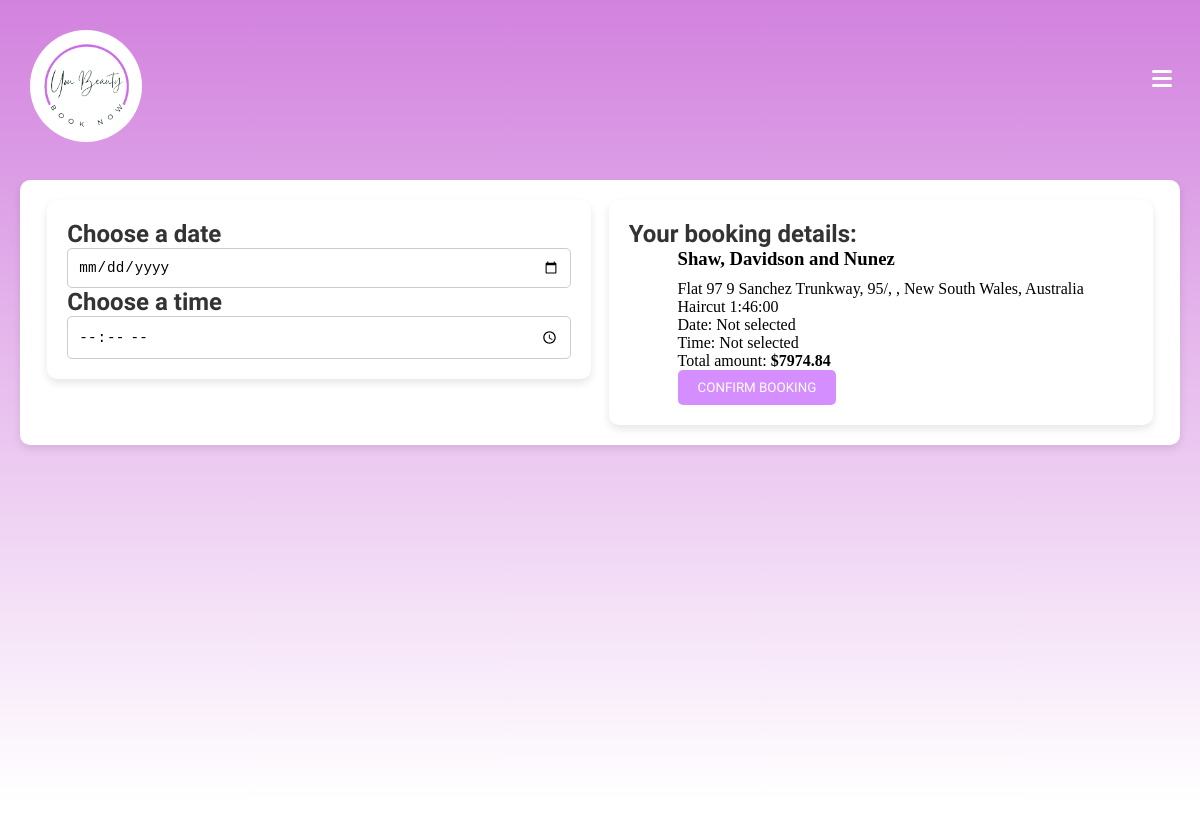
The page /book/6/ (signed in) on the database as committed earlier.
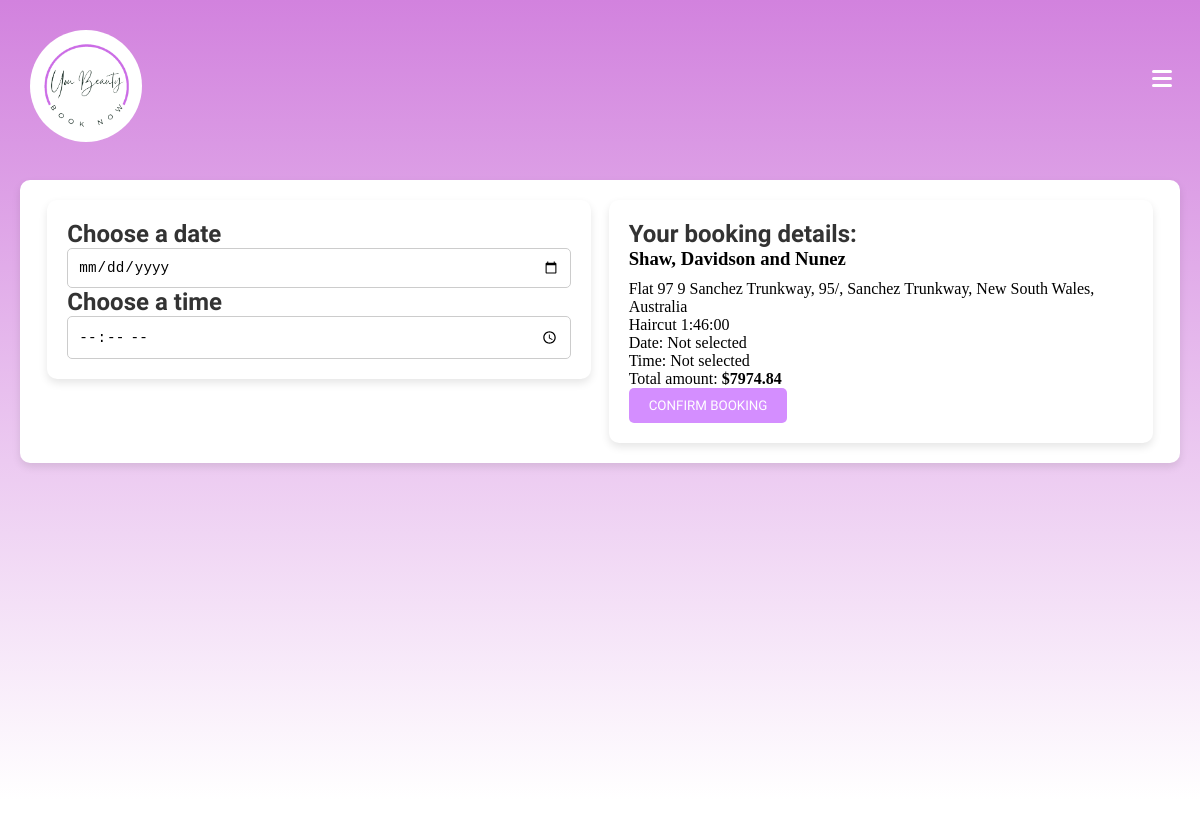
The same page on the database as committed later.
### salons/models.py (models this page shows, shortened)
class SalonService(models.Model):
    salon = models.ForeignKey(SalonInfo, on_delete=models.CASCADE)
    service = models.ForeignKey(Service, on_delete=models.CASCADE)
    price = models.DecimalField(max_digits=10, decimal_places=2)
    duration = models.DurationField()
    description = models.TextField(blank=True, null=True)

class SalonInfo(models.Model):
    salon_name = models.CharField(max_length=255)
    salon_address = models.OneToOneField(SalonAddress, on_delete=models.CASCADE)
    salon_photo = models.ImageField(upload_to='salon_photos/', blank=True, null=True)
    salon_openingtime = models.TimeField()
    salon_closingtime = models.TimeField()
    happyhour_times = models.CharField(max_length=255)
    happyhour_days = models.CharField(max_length=255)
    happyhour_discount = models.DecimalField(max_digits=5, decimal_places=2)

class SalonAddress(models.Model):
    address_line1 = models.CharField(max_length=255)
    address_line2 = models.CharField(max_length=255, blank=True, null=True)
    suburb = models.CharField(max_length=100)
    state = models.CharField(max_length=100)
    postcode = models.CharField(max_length=10)
    country = models.CharField(max_length=100)
    def __str__(self):
        return f'{self.address_line1}, {self.address_line2}, {self.suburb}, {self.state}, {self.country}'

class Service(models.Model):
    service_name = models.CharField(max_length=255)

### customers/views.py (the view, shortened to what this page needs)
# urls.py: path('book/<int:salon_service_id>/', views.make_bookings, name='make_bookings'),
@login_required
def make_bookings(request, salon_service_id):
    salon_service = SalonService.objects.get(id=salon_service_id)
    print('Helooo?')
    return render(request, 'bookings/make_bookings.html', {'salon_service': salon_service})

### customers/models.py (called while the page is built)
    def __str__(self):
        return self.user.username

### templates/bookings/make_bookings.html (shortened to what this page needs)
{% extends "base.html" %}
{% load static %}
{% block content %}
<div class="top-bar"></div>
<link rel="stylesheet" type="text/css" href="{% static 'css/make_bookings.css' %}">
<div class="container">
    <link rel="stylesheet" type="text/css" href="{% static 'css/make_bookings.css' %}">
    <form method="post" action="{% url 'make_bookings' salon_service.id %}">
    <div class="booking-section">
        <div class="left-section">
            <h2>Choose a date</h2>
            <div class="calendar">
                <input type="date" id="booking-date" name="date" class="calendar-input">
            </div>
            <h2>Choose a time</h2>
            <div class="time-picker">
                <input type="time" id="booking-time" name="start_time" class="time-input">
            </div>
        </div>
        <div class="right-section">
            <h2>Your booking details:</h2>
            <div class="details-card">
                <h3>{{ salon_service.salon.salon_name }}</h3>
                <p>{{ salon_service.salon.salon_address }}</p>
                <p>{{ salon_service.service.service_name }} <span>{{ salon_service.duration }}</span></p>
                <p>Date: <span id="selected-date">Not selected</span></p>
                <p>Time: <span id="selected-time">Not selected</span></p>
                <p>Total amount: <strong>${{ salon_service.price }}</strong></p>
                <button type="submit" class="confirm-button">CONFIRM BOOKING</button>
            </div>
        </div>
    </form>
    </div>
</div>
{% endblock %}

Rows that differ between the two databases and show on the page:
changed through a linked row, SalonService "Shaw, Davidson and Nunez": salon.salon_address "Flat 97 9 Sanchez Trunkway, 95/, , New South Wales, Australia" → "Flat 97 9 Sanchez Trunkway, 95/, Sanchez Trunkway, New South Wales, Australia"
